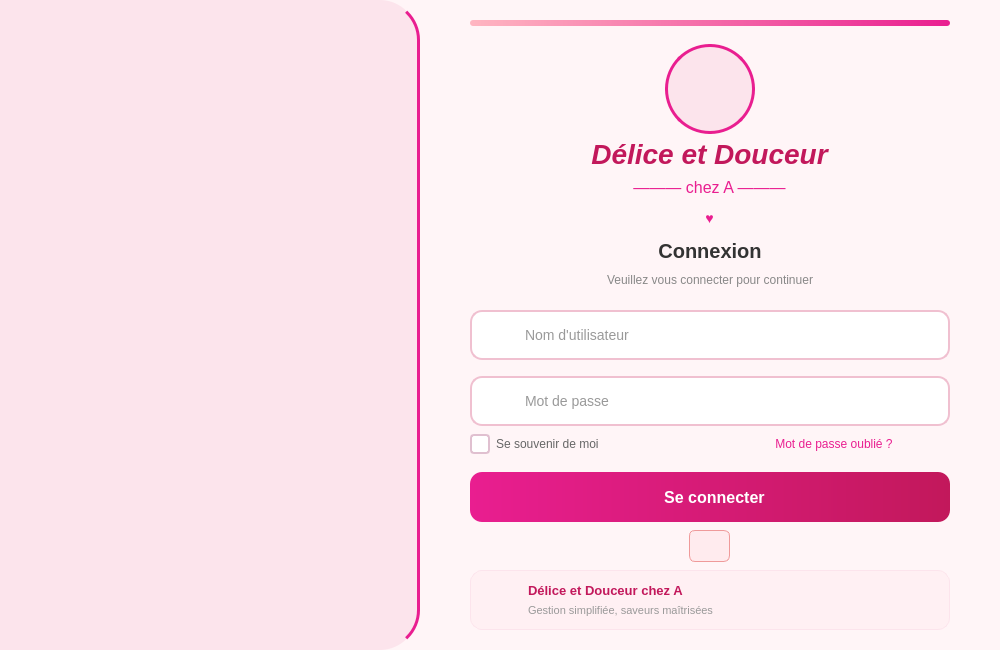
<?xml version="1.0" encoding="UTF-8"?>
<ui version="4.0">
 <class>LoginWindow</class>
 <widget class="QWidget" name="LoginWindow">
  <property name="geometry">
   <rect>
    <x>0</x>
    <y>0</y>
    <width>1000</width>
    <height>650</height>
   </rect>
  </property>
  <property name="minimumSize">
   <size>
    <width>900</width>
    <height>600</height>
   </size>
  </property>
  <property name="windowTitle">
   <string>Délice et Douceur chez A - Connexion</string>
  </property>
  <property name="styleSheet">
   <string notr="true">QWidget#LoginWindow {
    background-color: #fff5f7;
}</string>
  </property>

  <!-- Layout principal horizontal -->
  <layout class="QHBoxLayout" name="mainLayout">
   <property name="spacing">
    <number>0</number>
   </property>
   <property name="leftMargin">
    <number>0</number>
   </property>
   <property name="topMargin">
    <number>0</number>
   </property>
   <property name="rightMargin">
    <number>0</number>
   </property>
   <property name="bottomMargin">
    <number>0</number>
   </property>

   <!-- ========== PANNEAU GAUCHE : IMAGE ========== -->
   <item>
    <widget class="QFrame" name="leftPanel">
     <property name="minimumSize">
      <size>
       <width>420</width>
       <height>0</height>
      </size>
     </property>
     <property name="maximumSize">
      <size>
       <width>420</width>
       <height>16777215</height>
      </size>
     </property>
     <property name="styleSheet">
      <string notr="true">QFrame#leftPanel {
    background-color: #fce4ec;
    border: none;
    border-right: 3px solid #e91e90;
    border-top-right-radius: 40px;
    border-bottom-right-radius: 40px;
}</string>
     </property>
     <property name="frameShape">
      <enum>QFrame::NoFrame</enum>
     </property>
     <layout class="QVBoxLayout" name="leftLayout">
      <property name="spacing">
       <number>0</number>
      </property>
      <property name="leftMargin">
       <number>0</number>
      </property>
      <property name="topMargin">
       <number>0</number>
      </property>
      <property name="rightMargin">
       <number>0</number>
      </property>
      <property name="bottomMargin">
       <number>0</number>
      </property>
      <item>
       <widget class="QLabel" name="imageLabel">
        <property name="text">
         <string/>
        </property>
        <property name="pixmap">
         <pixmap resource="resources.qrc">:/images/login_cake.jpg</pixmap>
        </property>
        <property name="scaledContents">
         <bool>true</bool>
        </property>
        <property name="alignment">
         <set>Qt::AlignCenter</set>
        </property>
        <property name="styleSheet">
         <string notr="true">QLabel#imageLabel {
    border-top-right-radius: 40px;
    border-bottom-right-radius: 40px;
}</string>
        </property>
       </widget>
      </item>
     </layout>
    </widget>
   </item>

   <!-- ========== PANNEAU DROIT : FORMULAIRE ========== -->
   <item>
    <widget class="QFrame" name="rightPanel">
     <property name="styleSheet">
      <string notr="true">QFrame#rightPanel {
    background-color: #fff5f7;
    border: none;
}</string>
     </property>
     <property name="frameShape">
      <enum>QFrame::NoFrame</enum>
     </property>
     <layout class="QVBoxLayout" name="rightLayout">
      <property name="spacing">
       <number>8</number>
      </property>
      <property name="leftMargin">
       <number>50</number>
      </property>
      <property name="topMargin">
       <number>20</number>
      </property>
      <property name="rightMargin">
       <number>50</number>
      </property>
      <property name="bottomMargin">
       <number>20</number>
      </property>

      <!-- Barre supérieure rose -->
      <item>
       <widget class="QFrame" name="topBar">
        <property name="minimumSize">
         <size>
          <width>0</width>
          <height>6</height>
         </size>
        </property>
        <property name="maximumSize">
         <size>
          <width>16777215</width>
          <height>6</height>
         </size>
        </property>
        <property name="styleSheet">
         <string notr="true">QFrame#topBar {
    background: qlineargradient(x1:0, y1:0, x2:1, y2:0, stop:0 #ffb6c1, stop:1 #e91e90);
    border-radius: 3px;
}</string>
        </property>
        <property name="frameShape">
         <enum>QFrame::NoFrame</enum>
        </property>
       </widget>
      </item>

      <!-- Spacer haut -->
      <item>
       <spacer name="topSpacer">
        <property name="orientation">
         <enum>Qt::Vertical</enum>
        </property>
        <property name="sizeType">
         <enum>QSizePolicy::Fixed</enum>
        </property>
        <property name="sizeHint" stdset="0">
         <size>
          <width>20</width>
          <height>10</height>
         </size>
        </property>
       </spacer>
      </item>

      <!-- Logo / Icône cupcake -->
      <item alignment="Qt::AlignHCenter">
       <widget class="QLabel" name="logoIcon">
        <property name="minimumSize">
         <size>
          <width>90</width>
          <height>90</height>
         </size>
        </property>
        <property name="maximumSize">
         <size>
          <width>90</width>
          <height>90</height>
         </size>
        </property>
        <property name="pixmap">
         <pixmap resource="resources.qrc">:/icons/cake.svg</pixmap>
        </property>
        <property name="scaledContents">
         <bool>true</bool>
        </property>
        <property name="alignment">
         <set>Qt::AlignCenter</set>
        </property>
        <property name="styleSheet">
         <string notr="true">QLabel#logoIcon {
    background-color: #fce4ec;
    border: 3px solid #e91e90;
    border-radius: 45px;
    padding: 12px;
}</string>
        </property>
       </widget>
      </item>

      <!-- Titre principal -->
      <item alignment="Qt::AlignHCenter">
       <widget class="QLabel" name="titleLabel">
        <property name="text">
         <string>Délice et Douceur</string>
        </property>
        <property name="alignment">
         <set>Qt::AlignCenter</set>
        </property>
        <property name="styleSheet">
         <string notr="true">QLabel#titleLabel {
    font-family: 'Georgia', 'Times New Roman', serif;
    font-size: 28px;
    font-weight: bold;
    font-style: italic;
    color: #c2185b;
    margin-top: 5px;
    margin-bottom: 0px;
}</string>
        </property>
       </widget>
      </item>

      <!-- Sous-titre "chez A" -->
      <item alignment="Qt::AlignHCenter">
       <widget class="QLabel" name="subtitleLabel">
        <property name="text">
         <string>——— chez A ———</string>
        </property>
        <property name="alignment">
         <set>Qt::AlignCenter</set>
        </property>
        <property name="styleSheet">
         <string notr="true">QLabel#subtitleLabel {
    font-family: 'Georgia', 'Times New Roman', serif;
    font-size: 16px;
    color: #e91e90;
    margin-top: 0px;
    margin-bottom: 5px;
}</string>
        </property>
       </widget>
      </item>

      <!-- Séparateur coeur -->
      <item alignment="Qt::AlignHCenter">
       <widget class="QLabel" name="heartSeparator">
        <property name="text">
         <string>♥</string>
        </property>
        <property name="alignment">
         <set>Qt::AlignCenter</set>
        </property>
        <property name="styleSheet">
         <string notr="true">QLabel#heartSeparator {
    font-size: 14px;
    color: #e91e90;
    margin-bottom: 5px;
}</string>
        </property>
       </widget>
      </item>

      <!-- "Connexion" -->
      <item alignment="Qt::AlignHCenter">
       <widget class="QLabel" name="connectionLabel">
        <property name="text">
         <string>Connexion</string>
        </property>
        <property name="alignment">
         <set>Qt::AlignCenter</set>
        </property>
        <property name="styleSheet">
         <string notr="true">QLabel#connectionLabel {
    font-family: 'Segoe UI', Arial, sans-serif;
    font-size: 20px;
    font-weight: bold;
    color: #333333;
    margin-bottom: 2px;
}</string>
        </property>
       </widget>
      </item>

      <!-- Sous-texte -->
      <item alignment="Qt::AlignHCenter">
       <widget class="QLabel" name="subtextLabel">
        <property name="text">
         <string>Veuillez vous connecter pour continuer</string>
        </property>
        <property name="alignment">
         <set>Qt::AlignCenter</set>
        </property>
        <property name="styleSheet">
         <string notr="true">QLabel#subtextLabel {
    font-size: 12px;
    color: #888888;
    margin-bottom: 15px;
}</string>
        </property>
       </widget>
      </item>

      <!-- Champ Nom d'utilisateur -->
      <item>
       <widget class="QFrame" name="usernameFrame">
        <property name="minimumSize">
         <size>
          <width>0</width>
          <height>50</height>
         </size>
        </property>
        <property name="maximumSize">
         <size>
          <width>16777215</width>
          <height>50</height>
         </size>
        </property>
        <property name="styleSheet">
         <string notr="true">QFrame#usernameFrame {
    background-color: #ffffff;
    border: 2px solid #f0c0d0;
    border-radius: 12px;
}
QFrame#usernameFrame:hover {
    border-color: #e91e90;
}</string>
        </property>
        <property name="frameShape">
         <enum>QFrame::StyledPanel</enum>
        </property>
        <layout class="QHBoxLayout" name="usernameLayout">
         <property name="leftMargin">
          <number>12</number>
         </property>
         <property name="rightMargin">
          <number>12</number>
         </property>
         <property name="spacing">
          <number>10</number>
         </property>
         <item>
          <widget class="QLabel" name="userIcon">
           <property name="minimumSize">
            <size>
             <width>24</width>
             <height>24</height>
            </size>
           </property>
           <property name="maximumSize">
            <size>
             <width>24</width>
             <height>24</height>
            </size>
           </property>
           <property name="pixmap">
            <pixmap resource="resources.qrc">:/icons/user.svg</pixmap>
           </property>
           <property name="scaledContents">
            <bool>true</bool>
           </property>
          </widget>
         </item>
         <item>
          <widget class="QLineEdit" name="usernameInput">
           <property name="placeholderText">
            <string>Nom d'utilisateur</string>
           </property>
           <property name="styleSheet">
            <string notr="true">QLineEdit {
    border: none;
    background: transparent;
    font-size: 14px;
    color: #333333;
    padding: 5px;
}
QLineEdit::placeholder {
    color: #bbbbbb;
}</string>
           </property>
          </widget>
         </item>
        </layout>
       </widget>
      </item>

      <!-- Spacer entre les champs -->
      <item>
       <spacer name="fieldSpacer">
        <property name="orientation">
         <enum>Qt::Vertical</enum>
        </property>
        <property name="sizeType">
         <enum>QSizePolicy::Fixed</enum>
        </property>
        <property name="sizeHint" stdset="0">
         <size>
          <width>20</width>
          <height>8</height>
         </size>
        </property>
       </spacer>
      </item>

      <!-- Champ Mot de passe -->
      <item>
       <widget class="QFrame" name="passwordFrame">
        <property name="minimumSize">
         <size>
          <width>0</width>
          <height>50</height>
         </size>
        </property>
        <property name="maximumSize">
         <size>
          <width>16777215</width>
          <height>50</height>
         </size>
        </property>
        <property name="styleSheet">
         <string notr="true">QFrame#passwordFrame {
    background-color: #ffffff;
    border: 2px solid #f0c0d0;
    border-radius: 12px;
}
QFrame#passwordFrame:hover {
    border-color: #e91e90;
}</string>
        </property>
        <property name="frameShape">
         <enum>QFrame::StyledPanel</enum>
        </property>
        <layout class="QHBoxLayout" name="passwordLayout">
         <property name="leftMargin">
          <number>12</number>
         </property>
         <property name="rightMargin">
          <number>12</number>
         </property>
         <property name="spacing">
          <number>10</number>
         </property>
         <item>
          <widget class="QLabel" name="lockIcon">
           <property name="minimumSize">
            <size>
             <width>24</width>
             <height>24</height>
            </size>
           </property>
           <property name="maximumSize">
            <size>
             <width>24</width>
             <height>24</height>
            </size>
           </property>
           <property name="pixmap">
            <pixmap resource="resources.qrc">:/icons/lock.svg</pixmap>
           </property>
           <property name="scaledContents">
            <bool>true</bool>
           </property>
          </widget>
         </item>
         <item>
          <widget class="QLineEdit" name="passwordInput">
           <property name="placeholderText">
            <string>Mot de passe</string>
           </property>
           <property name="echoMode">
            <enum>QLineEdit::Password</enum>
           </property>
           <property name="styleSheet">
            <string notr="true">QLineEdit {
    border: none;
    background: transparent;
    font-size: 14px;
    color: #333333;
    padding: 5px;
}
QLineEdit::placeholder {
    color: #bbbbbb;
}</string>
           </property>
          </widget>
         </item>
         <item>
          <widget class="QPushButton" name="togglePasswordBtn">
           <property name="minimumSize">
            <size>
             <width>28</width>
             <height>28</height>
            </size>
           </property>
           <property name="maximumSize">
            <size>
             <width>28</width>
             <height>28</height>
            </size>
           </property>
           <property name="icon">
            <iconset resource="resources.qrc">
             <normaloff>:/icons/eye.svg</normaloff>:/icons/eye.svg</iconset>
           </property>
           <property name="iconSize">
            <size>
             <width>20</width>
             <height>20</height>
            </size>
           </property>
           <property name="flat">
            <bool>true</bool>
           </property>
           <property name="cursor">
            <cursorShape>PointingHandCursor</cursorShape>
           </property>
           <property name="styleSheet">
            <string notr="true">QPushButton {
    border: none;
    background: transparent;
}
QPushButton:hover {
    background-color: #fce4ec;
    border-radius: 14px;
}</string>
           </property>
          </widget>
         </item>
        </layout>
       </widget>
      </item>

      <!-- Ligne "Se souvenir" + "Mot de passe oublié" -->
      <item>
       <layout class="QHBoxLayout" name="optionsLayout">
        <item>
         <widget class="QCheckBox" name="rememberCheckbox">
          <property name="text">
           <string>Se souvenir de moi</string>
          </property>
          <property name="styleSheet">
           <string notr="true">QCheckBox {
    font-size: 12px;
    color: #666666;
    spacing: 6px;
}
QCheckBox::indicator {
    width: 16px;
    height: 16px;
    border: 2px solid #e0c0d0;
    border-radius: 4px;
    background-color: #ffffff;
}
QCheckBox::indicator:checked {
    background-color: #e91e90;
    border-color: #e91e90;
}
QCheckBox::indicator:hover {
    border-color: #e91e90;
}</string>
          </property>
         </widget>
        </item>
        <item>
         <spacer name="optionSpacer">
          <property name="orientation">
           <enum>Qt::Horizontal</enum>
          </property>
         </spacer>
        </item>
        <item>
         <widget class="QPushButton" name="forgotPasswordBtn">
          <property name="text">
           <string>Mot de passe oublié ?</string>
          </property>
          <property name="cursor">
           <cursorShape>PointingHandCursor</cursorShape>
          </property>
          <property name="flat">
           <bool>true</bool>
          </property>
          <property name="styleSheet">
           <string notr="true">QPushButton {
    font-size: 12px;
    color: #e91e90;
    border: none;
    background: transparent;
    text-decoration: none;
}
QPushButton:hover {
    color: #c2185b;
    text-decoration: underline;
}</string>
          </property>
         </widget>
        </item>
       </layout>
      </item>

      <!-- Spacer avant bouton -->
      <item>
       <spacer name="preButtonSpacer">
        <property name="orientation">
         <enum>Qt::Vertical</enum>
        </property>
        <property name="sizeType">
         <enum>QSizePolicy::Fixed</enum>
        </property>
        <property name="sizeHint" stdset="0">
         <size>
          <width>20</width>
          <height>10</height>
         </size>
        </property>
       </spacer>
      </item>

      <!-- Bouton Se connecter -->
      <item>
       <widget class="QPushButton" name="loginButton">
        <property name="text">
         <string>  Se connecter</string>
        </property>
        <property name="minimumSize">
         <size>
          <width>0</width>
          <height>50</height>
         </size>
        </property>
        <property name="cursor">
         <cursorShape>PointingHandCursor</cursorShape>
        </property>
        <property name="icon">
         <iconset resource="resources.qrc">
          <normaloff>:/icons/login.svg</normaloff>:/icons/login.svg</iconset>
        </property>
        <property name="iconSize">
         <size>
          <width>22</width>
          <height>22</height>
         </size>
        </property>
        <property name="styleSheet">
         <string notr="true">QPushButton#loginButton {
    background: qlineargradient(x1:0, y1:0, x2:1, y2:0, stop:0 #e91e90, stop:1 #c2185b);
    color: #ffffff;
    font-size: 16px;
    font-weight: bold;
    border: none;
    border-radius: 12px;
    padding: 12px;
}
QPushButton#loginButton:hover {
    background: qlineargradient(x1:0, y1:0, x2:1, y2:0, stop:0 #c2185b, stop:1 #ad1457);
}
QPushButton#loginButton:pressed {
    background: qlineargradient(x1:0, y1:0, x2:1, y2:0, stop:0 #ad1457, stop:1 #880e4f);
}</string>
        </property>
       </widget>
      </item>

      <!-- Message d'erreur (caché par défaut) -->
      <item alignment="Qt::AlignHCenter">
       <widget class="QLabel" name="errorLabel">
        <property name="text">
         <string/>
        </property>
        <property name="alignment">
         <set>Qt::AlignCenter</set>
        </property>
        <property name="styleSheet">
         <string notr="true">QLabel#errorLabel {
    font-size: 12px;
    color: #d32f2f;
    background-color: #ffebee;
    border: 1px solid #ef9a9a;
    border-radius: 6px;
    padding: 8px 16px;
}</string>
        </property>
        <property name="visible">
         <bool>false</bool>
        </property>
       </widget>
      </item>

      <!-- Spacer extensible -->
      <item>
       <spacer name="bottomSpacer">
        <property name="orientation">
         <enum>Qt::Vertical</enum>
        </property>
        <property name="sizeHint" stdset="0">
         <size>
          <width>20</width>
          <height>40</height>
         </size>
        </property>
       </spacer>
      </item>

      <!-- Footer -->
      <item>
       <widget class="QFrame" name="footerFrame">
        <property name="minimumSize">
         <size>
          <width>0</width>
          <height>60</height>
         </size>
        </property>
        <property name="maximumSize">
         <size>
          <width>16777215</width>
          <height>60</height>
         </size>
        </property>
        <property name="styleSheet">
         <string notr="true">QFrame#footerFrame {
    background-color: #fff0f3;
    border-radius: 12px;
    border: 1px solid #fce4ec;
}</string>
        </property>
        <property name="frameShape">
         <enum>QFrame::StyledPanel</enum>
        </property>
        <layout class="QHBoxLayout" name="footerLayout">
         <property name="leftMargin">
          <number>15</number>
         </property>
         <property name="rightMargin">
          <number>15</number>
         </property>
         <item>
          <widget class="QLabel" name="footerIcon">
           <property name="minimumSize">
            <size>
             <width>36</width>
             <height>36</height>
            </size>
           </property>
           <property name="maximumSize">
            <size>
             <width>36</width>
             <height>36</height>
            </size>
           </property>
           <property name="pixmap">
            <pixmap resource="resources.qrc">:/icons/cake.svg</pixmap>
           </property>
           <property name="scaledContents">
            <bool>true</bool>
           </property>
          </widget>
         </item>
         <item>
          <layout class="QVBoxLayout" name="footerTextLayout">
           <property name="spacing">
            <number>0</number>
           </property>
           <item>
            <widget class="QLabel" name="footerTitle">
             <property name="text">
              <string>Délice et Douceur chez A</string>
             </property>
             <property name="styleSheet">
              <string notr="true">QLabel {
    font-size: 13px;
    font-weight: bold;
    color: #c2185b;
}</string>
             </property>
            </widget>
           </item>
           <item>
            <widget class="QLabel" name="footerSubtitle">
             <property name="text">
              <string>Gestion simplifiée, saveurs maîtrisées</string>
             </property>
             <property name="styleSheet">
              <string notr="true">QLabel {
    font-size: 11px;
    color: #999999;
}</string>
             </property>
            </widget>
           </item>
          </layout>
         </item>
         <item>
          <spacer name="footerSpacer">
           <property name="orientation">
            <enum>Qt::Horizontal</enum>
           </property>
          </spacer>
         </item>
        </layout>
       </widget>
      </item>

     </layout>
    </widget>
   </item>
  </layout>
 </widget>
 <resources>
  <include location="resources.qrc"/>
 </resources>
 <connections/>
</ui>
